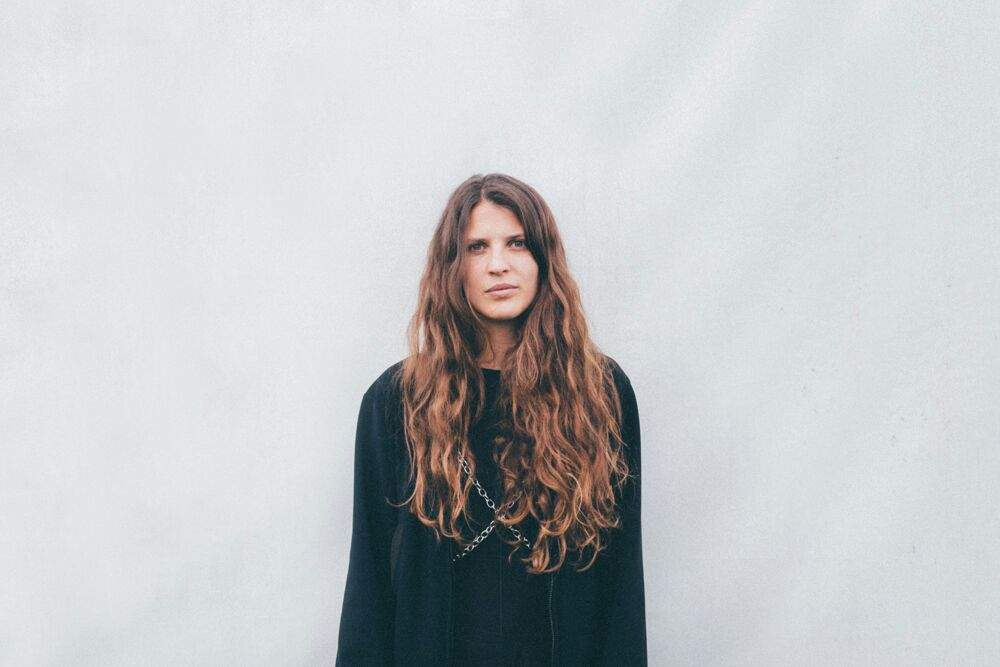
#> input picture example_images/oathbreaker.jpg, 1000 x 667 px
$ jupyter execute Open_Cv_Face_Anonymization.ipynb   (shell and % lines are left out)
#> lines starting #> are read from the running program, lines starting #| are printed output that depends on the picture
### detectors.py
import cv2
from collections import namedtuple


OPEN_CV_DETECTOR_CONFIG = namedtuple("OPEN_CV_DETECTOR_CONFIG", ["FACE_DETECTOR_FILE_PATH", "EYE_DETECTOR_FILE_PATH"])


class OpenCvDetector(object):
    def __init__(self, config):
        self.face_detector = cv2.CascadeClassifier(config.FACE_DETECTOR_FILE_PATH)
        self.eye_detector = cv2.CascadeClassifier(config.EYE_DETECTOR_FILE_PATH)

    def detect_faces(self, image, scale_factor, min_neighbors):
        gray = cv2.cvtColor(image, cv2.COLOR_RGB2GRAY)
        faces = self.face_detector.detectMultiScale(gray, scale_factor, min_neighbors)
        return faces

    # [4 lines left out: function detect_eyes, not called in this run]

### helper.py
import cv2
import matplotlib.pyplot as plt
import numpy as np
import time

def show_image(image, figsize, title=""):
    fig = plt.figure(figsize = figsize)
    ax1 = fig.add_subplot(111)
    ax1.set_xticks([])
    ax1.set_yticks([])

    ax1.set_title(title)
    ax1.imshow(image)


def add_bounding_boxes(image, detections):
    bounding_boxes_image = np.copy(image)
    for detection in detections:
        for (x,y,w,h) in detection:
            # Add red bounding box for each detection
            cv2.rectangle(bounding_boxes_image, (x,y), (x+w,y+h), (255,0,0), 3)
    return bounding_boxes_image


def show_bounding_boxes(image, detections, figsize, title=""):
    bounding_boxes_image = add_bounding_boxes(image, detections)
    show_image(bounding_boxes_image, figsize=figsize, title=title)


# [7 lines left out: function add_blur_to_detections, not called in this run]


def show_blur_image(image, detections, figsize, title=""):
    blur_image = add_blur_to_detections(image, detections)
    show_image(blur_image, figsize=figsize, title=title)


# [20 lines left out: functions _check_cam_stream_shutdown_request, _get_first_frame, not called in this run]


def cam_stream_manipulation(face_detector, scale_factor, min_neighbors, manipulation_func):
    # Create video capturer
    cv2.namedWindow("face detection activated")
    vc = cv2.VideoCapture(0)

    # get first frame
    rval, frame = _get_first_frame(vc)

    # Keep the video stream open
    while rval:

        faces = face_detector.detect_faces(frame, scale_factor=scale_factor, min_neighbors=min_neighbors)
        augmented_frame = manipulation_func(frame, (faces,))
        # Plot the image from camera with all the face and eye detections marked
        cv2.imshow("face detection activated", augmented_frame)

        # shut down
        if _check_cam_stream_shutdown_request():
            break

        # control framerate for computation
        time.sleep(0.05)
        # update frame
        rval, frame = vc.read()

### Open_Cv_Face_Anonymization.ipynb
### Project Imports

[cell 1]
import cv2
import os
import numpy as np
import time
import matplotlib.pyplot as plt

import helper
from detectors import OpenCvDetector
from detectors import OPEN_CV_DETECTOR_CONFIG

### Project Config

[cell 2]
# configurate open cv detector
# detector architectures source: https://github.com/opencv/opencv/tree/master/data/haarcascades
OPEN_CV_DETECTOR_CONFIG.FACE_DETECTOR_FILE_PATH = os.path.join(".", "detector_architectures",
                                                               "haarcascade_frontalface_default.xml")
OPEN_CV_DETECTOR_CONFIG.EYE_DETECTOR_FILE_PATH = os.path.join(".", "detector_architectures",
                                                              "haarcascade_frontalface_default.xml")

[cell 3]
# Set up Open Cv Detector(used for face detection)
open_cv_detector = OpenCvDetector(OPEN_CV_DETECTOR_CONFIG)

### Face Detection

[cell 4]
# Example for face detection
test_image = cv2.imread(os.path.join(".", "example_images", "oathbreaker.jpg"))
#> test_image is the input picture: shape (667, 1000, 3); mean B, G, R 200.7, 197.9, 196.4
test_image = cv2.cvtColor(test_image, cv2.COLOR_BGR2RGB)
helper.show_image(test_image, figsize=(8,8), title="Example for face detection - Original Image")

[cell 5]
# run face detection
faces = open_cv_detector.detect_faces(test_image, scale_factor=1.25, min_neighbors=6)
#> in detect_faces, `gray = cv2.cvtColor(image, cv2.COLOR_RGB2GRAY)`:
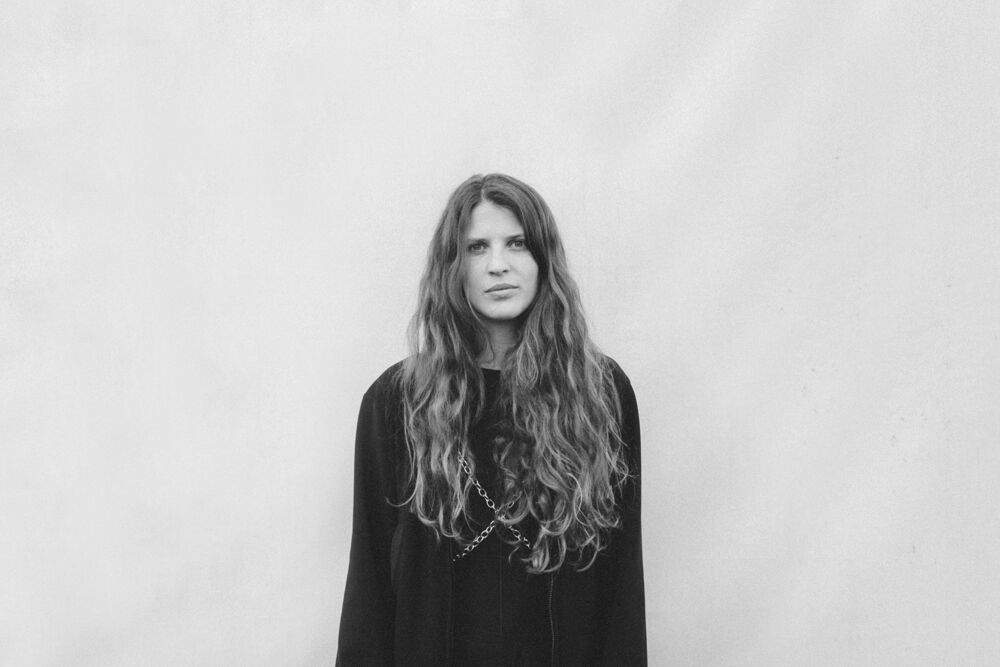
#> gray: shape (667, 1000); min 1, max 250, mean 197.8
#> in detect_faces, `faces = self.face_detector.detectMultiScale(gray, scale_factor, min_ne..`: faces = [[450, 212, 96, 96]]
#> faces = [[450, 212, 96, 96]]
helper.show_bounding_boxes(test_image, (faces,), figsize=(8,8),
                           title="Example for face detection - With Bounding Boxes")
#> the loop in add_bounding_boxes, `for detection in detections:` made 1 pass
#> after the loop in add_bounding_boxes, `for detection in detections:`:
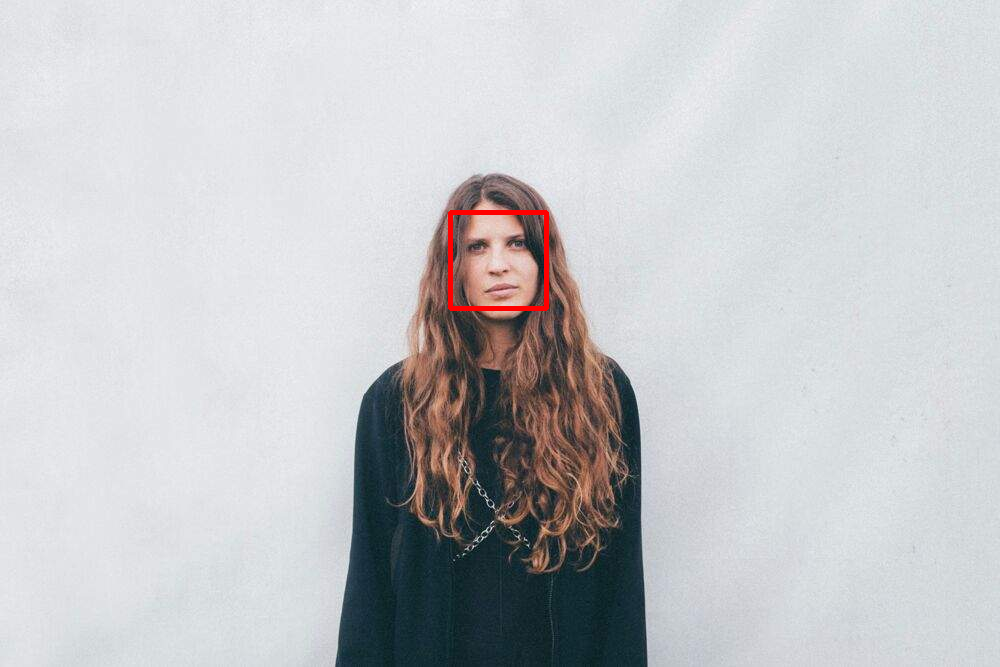
#> bounding_boxes_image: shape (667, 1000, 3); mean R, G, B 196.8, 197.7, 200.5

[cell 6]
# run face detection in video stream
helper.cam_stream_manipulation(open_cv_detector, scale_factor=1.15, min_neighbors=6,
                               manipulation_func=helper.add_bounding_boxes)
